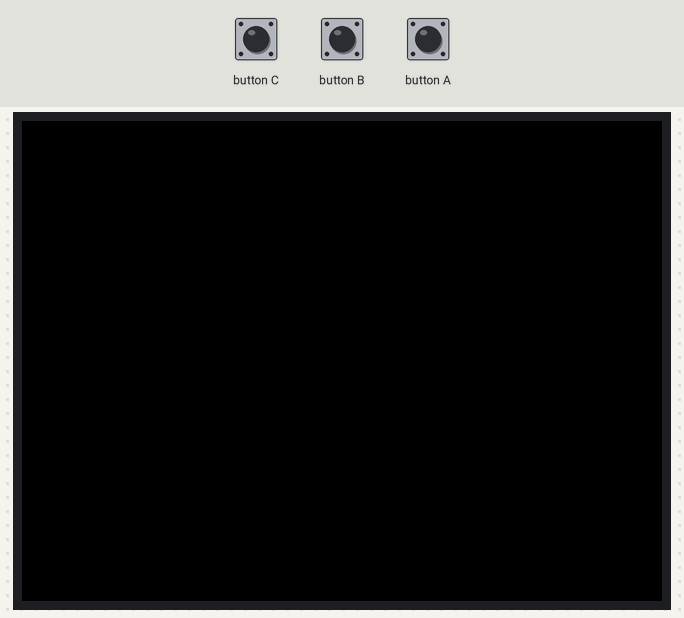
A sketch run on a simulated ESP32. Shown: 320×240 colour display. The test bench sets the inputs (shaded band). What the sketch prints to the serial monitor is not drawn.

Above: at 1.3 s.
1.4 s: button C pressed for 0.15 s
At 1.53 s:
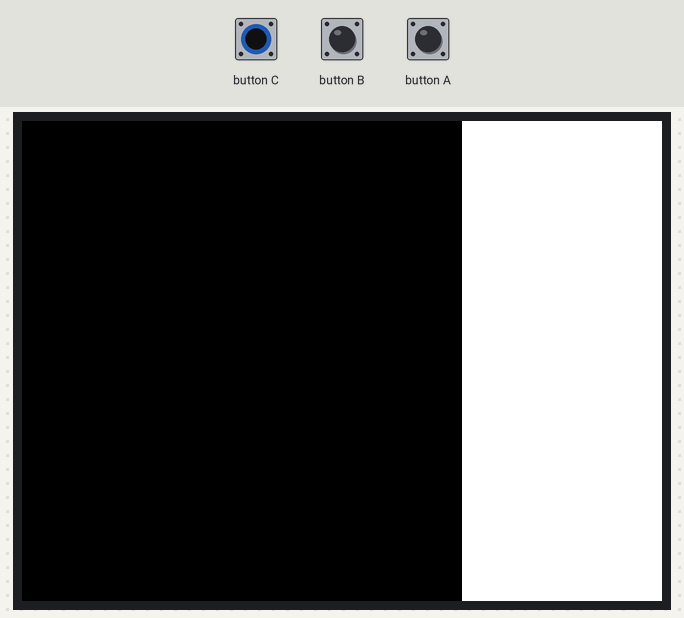
3.0 s: button B pressed for 0.15 s
At 3.13 s:
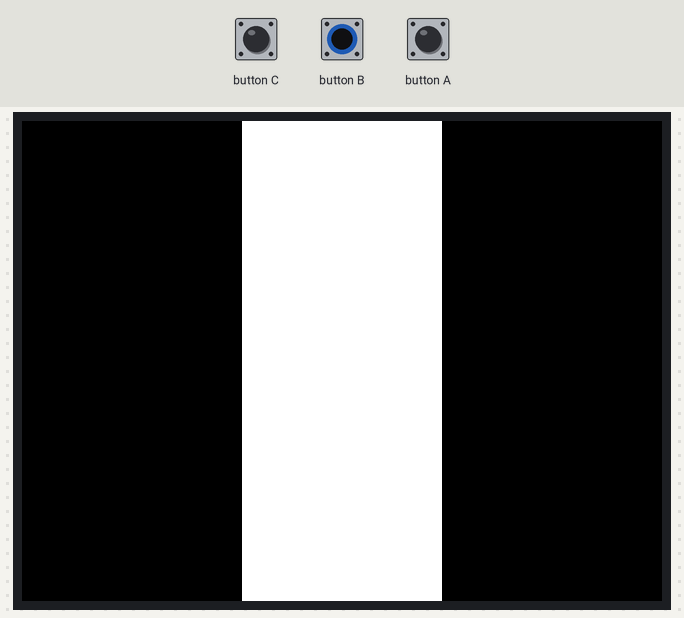
4.7 s: button A pressed for 0.15 s
At 4.83 s:
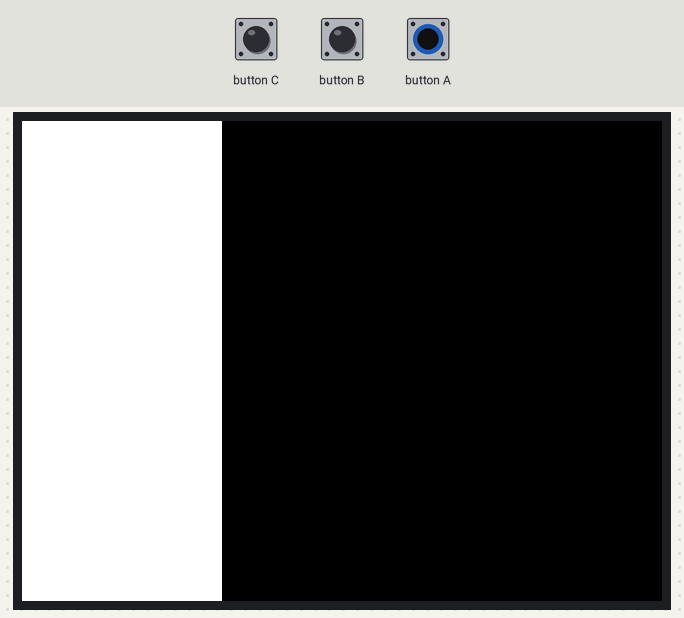
Timing chart, 0 to 7.7 s (numbered marks = the images above; inputs shaded):
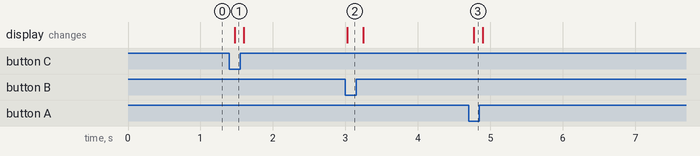

Measured:
- after the input at 1.4 s, the display: changes after 0.08 s (image 1)
- after the input at 3.0 s, the display: changes at once (image 2)
- after the input at 4.7 s, the display: changes after 0.07 s (image 3)

The sketch:

4_serial_practice.ino
```cpp
#include <M5Stack.h>

void setup() {
  M5.begin();
}

void loop() {
  M5.update();

  int button_a = M5.BtnA.isPressed();
  int button_b = M5.BtnB.isPressed();
  int button_c = M5.BtnC.isPressed();

  Serial.print(button_a);
  Serial.print(",");
  Serial.print(button_b);
  Serial.print(",");
  Serial.println(button_c);

  // ボタンA（左のボタン）の処理
  if (M5.BtnA.wasPressed()) {
    M5.Lcd.fillRect(0, 0, 100, 240, WHITE);
  }
  if (M5.BtnA.wasReleased()) {
    M5.Lcd.fillRect(0, 0, 100, 240, BLACK);
  }

  // ボタンB（真ん中のボタン）の処理
  if (M5.BtnB.wasPressed()) {
    M5.Lcd.fillRect(110, 0, 100, 240, WHITE);
  }
  if (M5.BtnB.wasReleased()) {
    M5.Lcd.fillRect(110, 0, 100, 240, BLACK);
  }

  // ボタンC（右のボタン）の処理
  if (M5.BtnC.wasPressed()) {
    M5.Lcd.fillRect(220, 0, 100, 240, WHITE);
  }
  if (M5.BtnC.wasReleased()) {
    M5.Lcd.fillRect(220, 0, 100, 240, BLACK);
  }

  delay(100);
}
```
